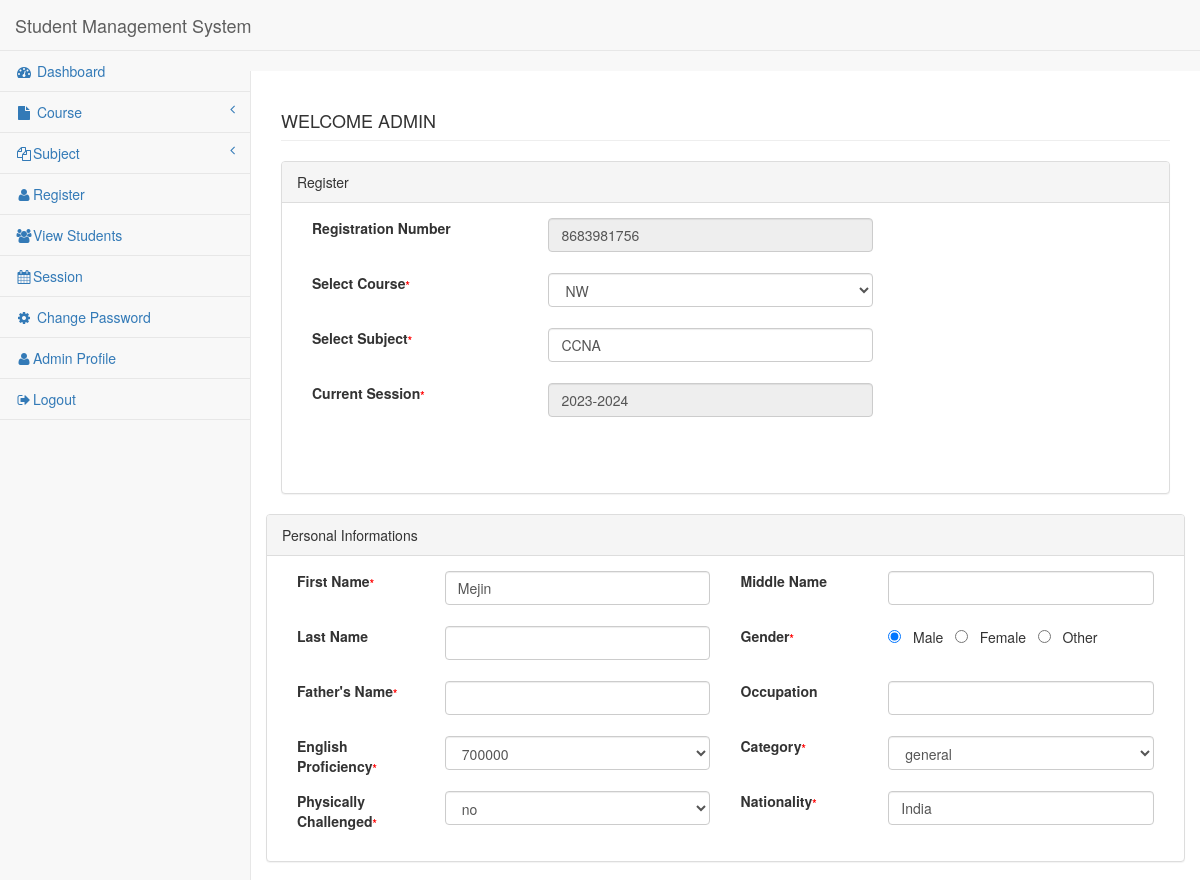
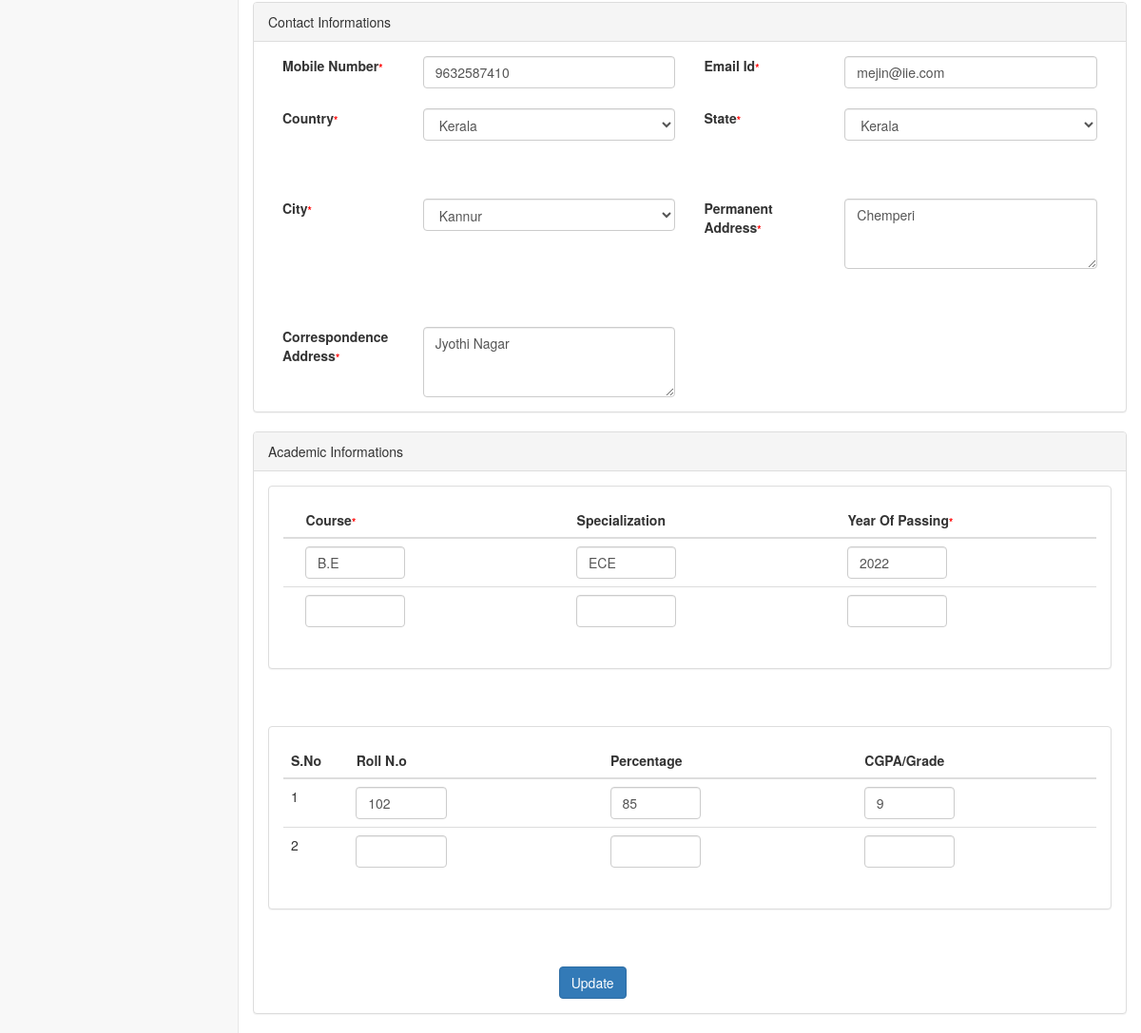
/edit-student.php?id=7 (signed in), run on the app's committed database (2 pictures, top to bottom).
### tables this page shows
CREATE TABLE `registration` (
  `id` int(11) NOT NULL,
  `course` varchar(250) NOT NULL,
  `subject` varchar(250) NOT NULL,
  `fname` varchar(250) NOT NULL,
  `mname` varchar(250) NOT NULL,
  `lname` varchar(250) NOT NULL,
  `gender` varchar(50) NOT NULL,
  `gname` varchar(250) NOT NULL,
  `ocp` varchar(50) NOT NULL,
  `income` varchar(250) NOT NULL,
  `category` varchar(250) NOT NULL,
  `pchal` varchar(250) NOT NULL,
  `nationality` varchar(250) NOT NULL,
  `mobno` varchar(50) NOT NULL,
  `emailid` varchar(250) NOT NULL,
  `country` varchar(50) NOT NULL,
  `state` varchar(50) NOT NULL,
  `dist` varchar(50) NOT NULL,
  `padd` text NOT NULL,
  `cadd` text NOT NULL,
  `board` varchar(50) NOT NULL,
  `roll` varchar(50) NOT NULL,
  `pyear` varchar(50) NOT NULL,
  `sub` varchar(250) NOT NULL,
  `marks` bigint(100) NOT NULL,
  `fmarks` bigint(100) NOT NULL,
  `board1` varchar(250) NOT NULL,
  `roll1` varchar(250) NOT NULL,
  `yop1` varchar(250) NOT NULL,
  `sub1` varchar(250) NOT NULL,
  `session` varchar(250) NOT NULL,
  `marks1` varchar(50) NOT NULL,
  `fmarks1` varchar(50) NOT NULL,
  `regno` varchar(250) NOT NULL,
  `regdate` timestamp NOT NULL DEFAULT current_timestamp()
);

CREATE TABLE `tbl_course` (
  `cid` int(11) NOT NULL,
  `cshort` varchar(250) DEFAULT NULL,
  `cfull` varchar(250) DEFAULT NULL,
  `cdate` varchar(50) DEFAULT NULL,
  `update_date` varchar(200) DEFAULT NULL
);

CREATE TABLE `states` (
  `id` int(11) NOT NULL,
  `name` varchar(30) NOT NULL,
  `country_id` int(11) NOT NULL DEFAULT 1
);

### edit-student.php (the view, shortened to what this page needs)
<?php session_start();
include('includes/dbconnection.php');
if (strlen($_SESSION['aid']==0)) {
  header('location:logout.php');
  } else{
?>
<!DOCTYPE html>
<html lang="en">
<head>
<link href="browser_components/bootstrap/dist/css/bootstrap.min.css"
	rel="stylesheet">
<link href="browser_components/metisMenu/dist/metisMenu.min.css"
	rel="stylesheet">
<link href="dist/css/sb-admin-2.css" rel="stylesheet">
<link href="browser_components/font-awesome/css/font-awesome.min.css"
	rel="stylesheet" type="text/css">
</head>
<body>
<form method="post" >
	<div id="wrapper">
    <?php include('leftbar.php')?>;
		<div id="page-wrapper">
			<div class="row">
				<div class="col-lg-12">
					<h4 class="page-header"> <?php echo strtoupper("welcome"." ".htmlentities($_SESSION['login']));?></h4>
				</div>
			</div>
<?php
$sid=intval($_GET['id']);
$query=mysqli_query($con,"SELECT *,states.name as sname,states.id as sid FROM registration
join tbl_course on tbl_course.cid=registration.course left join countries on countries.id=registration.country
LEFT join states on states.id=registration.state where registration.id='$sid'");
while ($res=mysqli_fetch_array($query)) {
?>
			<div class="row">
			<div class="col-lg-12">
			<div class="panel panel-default">
			<div class="panel-heading">Register</div>
			<div class="panel-body">
			<div class="row">
			<div class="col-lg-10">
		<div class="form-group">
		<div class="col-lg-4">
		<label>Registration Number</label>
		</div>
		<div class="col-lg-6">
 <input class="form-control" name="regno"  id="regno"  value="<?php echo $res['regno'];?>" readonly>
	</div>
	 </div>
<br><br>
			<div class="form-group">
		    <div class="col-lg-4">
			<label>Select Course<span id="" style="font-size:11px;color:red">*</span>	</label>
			</div>
			<div class="col-lg-6">
<select class="form-control" name="course-short" id="cshort"  onchange="showSub(this.value)" required="required" >
<option VALUE="<?php echo $cid=$res['cid']?>"><?php echo $res['cshort'];?></option>
</select>
										</div>
										</div>
								<br><br>
		<div class="form-group">
		<div class="col-lg-4">
		<label>Select Subject<span id="" style="font-size:11px;color:red">*</span></label>
		</div>
		<div class="col-lg-6">
 <input class="form-control" name="c-full"  id="c-full"  value="<?php echo $res['subject'];?>">
	</div>
	 </div>
	 <br><br>
			<div class="form-group">
		<div class="col-lg-4">
		<label>Current  Session<span id="" style="font-size:11px;color:red">*</span></label>
		</div>
		<div class="col-lg-6">
	   <input class="form-control" name="session" value="<?php echo htmlentities($res['session']);?>" readonly>
	 </div>
	 <br><br>
	</div>
	<br><br>
				</div>
					</div>
							</div>
						</div>
					</div>
			<div class="row">
			<div class="col-lg-12">
			<div class="panel panel-default">
			<div class="panel-heading">Personal Informations</div>
			<div class="panel-body">
			<div class="row">
			<div class="col-lg-12">
			<div class="form-group">
		    <div class="col-lg-2">
			<label>First Name<span id="" style="font-size:11px;color:red">*</span>	</label>
			</div>
			<div class="col-lg-4">
			<input class="form-control" name="fname" value="<?php echo htmlentities($res['fname']);?>"required="required">
			</div>
			 <div class="col-lg-2">
			<label>Middle Name</label>
			</div>
			<div class="col-lg-4">
			<input class="form-control" name="mname" value="<?php echo htmlentities($res['mname']);?>">
			</div>
			</div>
			<br><br>
		<div class="form-group">
		    <div class="col-lg-2">
			<label>Last Name</label>
			</div>
			<div class="col-lg-4">
			<input class="form-control" name="lname" value="<?php echo htmlentities($res['lname']);?>">
			</div>
			 <div class="col-lg-2">
			<label>Gender<span id="" style="font-size:11px;color:red">*</span></label>
			</div>
			<div class="col-lg-4">
			<?php
			if (strcasecmp($res['gender'],"Male")==0){?>
		 <input type="radio" name="gender" id="male" value="Male" required="required" checked> &nbsp; Male &nbsp;
		 <?php }else{ ?>
		 <input type="radio" name="gender" id="male" value="Male" required="required"> &nbsp; Male &nbsp;
		 <?php }?>
		 <?php
			if (strcasecmp($res['gender'],"female")==0){?>
		 <input type="radio" name="gender" id="female" value="female" checked> &nbsp; Female &nbsp;
		 <?php } else{?>
		 <input type="radio" name="gender" id="female" value="female"> &nbsp; Female &nbsp;
		 <?php }?>
		 <?php
			if (strcasecmp($res['gender'],"other")==0){?>
		 <input type="radio" name="gender" id="other" value="other" checked> &nbsp; Other &nbsp;
		 <?php } else{?>
		 <input type="radio" name="gender" id="other" value="other"> &nbsp; Other &nbsp;
		 <?php }?>
			</div>
			</div>
	<br><br>
		     <div class="form-group">
			 <div class="col-lg-2">
			<label>Father's Name<span id="" style="font-size:11px;color:red">*</span>	</label>
			</div>
			<div class="col-lg-4">
			<input class="form-control" name="gname" required="required"
			value="<?php echo htmlentities($res['gname']);?>">
			</div>
			 <div class="col-lg-2">
			<label>Occupation</label>
			</div>
			<div class="col-lg-4">
			<input class="form-control" name="ocp" id="ocp" value="<?php echo htmlentities($res['ocp']);?>">
			</div>
			</div>
			<br><br>
		     <div class="form-group">
			 <div class="col-lg-2">
			<label>English Proficiency<span id="" style="font-size:11px;color:red">*</span></label>
			</div>
			<div class="col-lg-4">
			<select class="form-control" name="income"  id="income"required="required" >
        <option value="<?php echo htmlentities($res['income']);?>"><?php echo htmlentities($res['income']);?></option>
       </select>
			</div>
			 <div class="col-lg-2">
			<label>Category<span id="" style="font-size:11px;color:red">*</span></label>
			</div>
			<div class="col-lg-4">
			<select class="form-control" name="category"  id="category" required="required" >
        <option value="<?php echo htmlentities($res['category']);?>"><?php echo htmlentities($res['category']);?></option>
       </select>
			</div>
			</div>
			<br><br>
		     <div class="form-group">
			 <div class="col-lg-2">
			<label>Physically Challenged<span id="" style="font-size:11px;color:red">*</span></label>
			</div>
			<div class="col-lg-4">
			<select class="form-control" name="ph"  id="ph"required="required" >
        <option VALUE="<?php echo htmlentities($res['pchal']);?>"><?php echo htmlentities($res['pchal']);?></option>
       </select>
			</div>
			 <div class="col-lg-2">
			<label>Nationality<span id="" style="font-size:11px;color:red">*</span></label>
			</div>
			<div class="col-lg-4">
			<input class="form-control" name="nation" id="nation" required="required"
			value="<?php echo htmlentities($res['nationality']);?>">
			</div>
			</div>
			<br><br>
			</div>
			<br><br>
		</div>
      	</div>
		</div>
		<div class="row">
			<div class="col-lg-12">
			<div class="panel panel-default">
			<div class="panel-heading">Contact Informations</div>
			<div class="panel-body">
			<div class="row">
			<div class="col-lg-12">
			<div class="form-group">
		    <div class="col-lg-2">
			<label>Mobile Number<span id="" style="font-size:11px;color:red">*</span>	</label>
			</div>
			<div class="col-lg-4">
			<input class="form-control" type="number" name="mobno" required="required" maxlength="10"
			   value="<?php echo htmlentities($res['mobno']);?>">
			</div>
			 <div class="col-lg-2">
			<label>Email Id<span id="" style="font-size:11px;color:red">*</span></label>
			</div>
			<div class="col-lg-4">
			<input class="form-control"  type="email" name="email" required="required"
			value="<?php echo htmlentities($res['emailid']);?>">
			</div>
			</div>
			<br><br>
		<div class="form-group">
		    <div class="col-lg-2">
			<label>Country<span id="" style="font-size:11px;color:red">*</span></label>
			</div>
			<div class="col-lg-4">
			<select class="form-control" name="country" id="country" onchange="showState(this.value)"
			required="required"  value="<?php echo htmlentities($res['country']);?>">
 <option VALUE="<?php echo htmlentities($res['country']);?>"><?php echo htmlentities($res['name'])?></option>
				<?php $ret=mysqli_query($con,"SELECT * FROM countries");
				while($res3=mysqli_fetch_array($ret)){
				?>
   <option VALUE="<?php echo htmlentities($res3['id']);?>"><?php echo htmlentities($res3['name'])?></option>
                    <?php }?>   </select>
			</div>
			 <div class="col-lg-2">
			<label>State<span id="" style="font-size:11px;color:red">*</span></label>
			</div>
			<div class="col-lg-4">
 <select name="state" id="state"  class="form-control" onchange="showDist(this.value)" required="required">
    <option VALUE="<?php echo htmlentities($res['sid']);?>"><?php echo htmlentities($res['sname'])?></option>
        </select>
			</div>
			</div>
	<br><br><br><br>
		     <div class="form-group">
			 <div class="col-lg-2">
			<label>City<span id="" style="font-size:11px;color:red">*</span>	</label>
			</div>
			<div class="col-lg-4">
           <select name="city" id="dist"  class="form-control" onchange="showDist(this.value)" >
     <option VALUE="<?php echo htmlentities($res['dist']);?>"><?php echo htmlentities($res['dist'])?></option>
		</select>
			</div>
			 <div class="col-lg-2">
			<label>Permanent Address<span id="" style="font-size:11px;color:red">*</span></label>
			</div>
			<div class="col-lg-4">
			<textarea class="form-control" rows="3" name="padd"><?php echo htmlentities($res['padd']);?></textarea>
			</div>
			</div>
			<br><br><br><br>
			<br><br>
		     <div class="form-group">
			 <div class="col-lg-2">
			<label>Correspondence Address<span id="" style="font-size:11px;color:red">*</span>
			</label>
			</div>
			<div class="col-lg-4">
      <textarea class="form-control" rows="3" name="cadd"><?php echo htmlentities($res['cadd']);?></textarea>
			</div>
			 <div class="col-lg-2">
			</div>
			<div class="col-lg-4">
			</div>
			</div>
			<br><br>
			</div>
			<br><br>
		</div>
      	</div>
		</div>
        <div class="row">
			<div class="col-lg-12">
			<div class="panel panel-default">
			<div class="panel-heading">Academic Informations</div>
			<div class="panel-body">
			<div class="row">
			<div class="col-lg-12">
			<div class="form-group">
		    <div class="panel panel-default">
                        <div class="panel-body">
                            <div class="table-responsive">
                                <table class="table">
                                    <thead>
                                        <tr>
                                         <div class="col-lg-6">
			<th>&nbsp;&nbsp;&nbsp;&nbsp;Course<span id="" style="font-size:11px;color:red">*</span>	</label></th>
			</div>
            <div class="col-lg-6">
			<th>&nbsp;&nbsp;&nbsp;&nbsp;Specialization</th>
			</div>
              <div class="col-lg-6">
			 <th>&nbsp;&nbsp;&nbsp;&nbsp;Year Of Passing<span id="" style="font-size:11px;color:red">*</span></th>
			</div>
            </tr>
                                    </thead>
                                    <tbody>
                                        <tr>
                  <td><div class="col-lg-6">
				  <input class="form-control" type="text" name="board1" value="<?php echo htmlentities($res['board']);?>">
				  </div></td>
                  <td><div class="col-lg-6">
			<input class="form-control" type="text" name="roll1" value="<?php echo htmlentities($res['roll']);?>">
			</div></td>
            <td><div class="col-lg-6">
			<input class="form-control"  type="text" name="pyear1" value="<?php echo htmlentities($res['pyear']);?>">
			</div></td>
                  </tr>
              <tr>
                  <td><div class="col-lg-6">
				  <input class="form-control" type="text" name="board2" value="<?php echo htmlentities($res['board1']);?>">
				  </div></td>
                  <td><div class="col-lg-6">
			<input class="form-control" type="text" name="roll2" value="<?php echo htmlentities($res['roll1']);?>">
			</div></td>
            <td><div class="col-lg-6">
			<input class="form-control"  type="text" name="pyear2" value="<?php echo htmlentities($res['yop1']);?>">
			</div></td>
                  </tr>
                                    </tbody>
                                </table>
                            </div>
                    </div>
                </div>
			</div>
			<br><br>
		  </div>
			<br><br>
			<br><br>
			<div class="col-lg-12">
			<div class="form-group">
		    <div class="panel panel-default">
                        <div class="panel-body">
                            <div class="table-responsive">
                                <table class="table">
                                    <thead>
                                        <tr>
                                         <div class="col-lg-6">
			<th>S.No</th>
			</div>
            <div class="col-lg-6">
			<th>&nbsp;&nbsp;&nbsp;&nbsp;Roll N.o</th>
			</div>
              <div class="col-lg-6">
			 <th>&nbsp;&nbsp;&nbsp;&nbsp;Percentage</th>
			</div>
             <div class="col-lg-6">
			   <th>&nbsp;&nbsp;&nbsp;&nbsp;CGPA/Grade</th>
			</div>
                                        </tr>
                                    </thead>
                                    <tbody>
                                        <tr>
                  <td>1</td>
                  <td><div class="col-lg-6">
			<input class="form-control"  type="text" name="sub1" value="<?php echo htmlentities($res['sub']);?>">
			</div></td>
                  <td><div class="col-lg-6">
			<input class="form-control"  type="text" name="marks1" value="<?php echo htmlentities($res['marks']);?>">
			</div></td>
			                  <td><div class="col-lg-6">
			<input class="form-control"  type="text" name="fmarks1" value="<?php echo htmlentities($res['fmarks']);?>">
			</div></td>
                  </tr>
	         <tr>
                  <td>2</td>
                  <td><div class="col-lg-6">
			<input class="form-control"  type="text" name="sub2" value="<?php echo htmlentities($res['sub1']);?>">
			</div></td>
                  <td><div class="col-lg-6">
			<input class="form-control"  type="text" name="marks2" value="<?php echo htmlentities($res['marks1']);?>">
			</div></td>
			                  <td><div class="col-lg-6">
			<input class="form-control"  type="text" name="fmarks2" value="<?php echo htmlentities($res['fmarks1']);?>">
			</div></td>
                  </tr>
                                    </tbody>
                                </table>
                            </div>
<?php } ?>
                    </div>
                </div>
			</div>
		  </div>
			<br>
	<div class="form-group">
	<div class="col-lg-4">
	</div>
	<div class="col-lg-6"><br><br>
	<input type="submit" class="btn btn-primary" name="submit" value="Update"></button>
	</div>
	</div>
	</div>
	</div>
				</div>
			</div>
		</div>
	</div>
</form>
</body>
</html>
<?php } ?>

### data on the page
registration: regno "8683981756", course-short "NW", c-full "CCNA", session "2023-2024", fname "Mejin", income "700000", category "general", ph "no", nation "India", mobno "9632587410", email "mejin@iie.com", country "Kerala", state "Kerala", city "Kannur", padd "Chemperi", cadd "Jyothi Nagar", board1 "B.E", roll1 "ECE", pyear1 "2022", sub1 "102", marks1 "85", fmarks1 "9"
